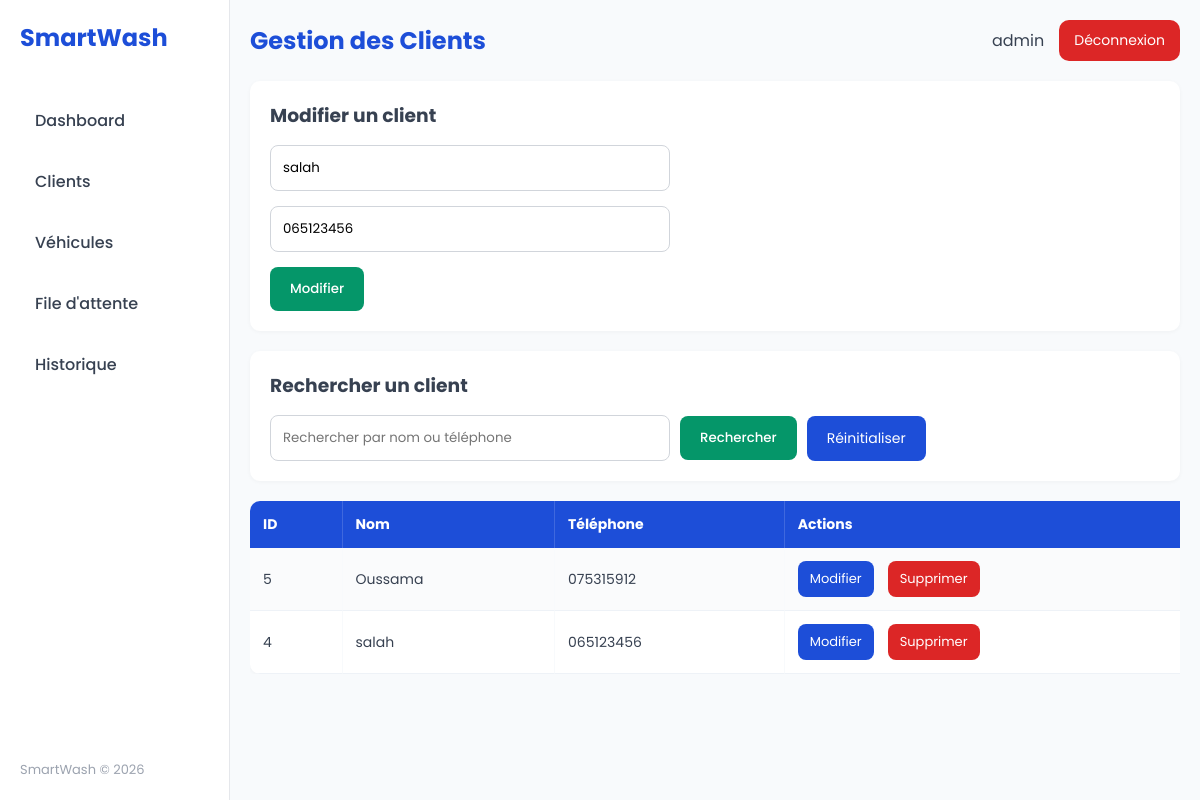
The page /SmartWash/pages/clients.php?edit=4 (signed in) on the database its author committed.
### tables this page shows
CREATE TABLE `clients` (
  `id_client` int(11) NOT NULL,
  `nom` varchar(100) NOT NULL,
  `telephone` varchar(20) NOT NULL
);

### SmartWash/pages/clients.php (the view, shortened to what this page needs)
<?php
require '../config/database.php';
$editClient = null;
if (isset($_GET['edit'])) {
    $id = $_GET['edit'];
    $stmt = $pdo->prepare("SELECT * FROM clients WHERE id_client = ?");
    $stmt->execute([$id]);
    $editClient = $stmt->fetch();
}
$search = '';
if ($search != '') {
    $sql = "SELECT * FROM clients
            WHERE nom LIKE ?
            OR telephone LIKE ?
            ORDER BY id_client DESC";
    $stmt = $pdo->prepare($sql);
    $stmt->execute(["%$search%", "%$search%"]);
    $clients = $stmt;
} else {
    $clients = $pdo->query("SELECT * FROM clients ORDER BY id_client DESC");
}
?>
<!DOCTYPE html>
<html lang="fr">
<head>
<link rel="stylesheet" href="../assets/css/style.css?v=10">
</head>
<body>
<div class="container">
    <aside class="sidebar">
        <div class="logo">
            SmartWash
        </div>
        <nav class="menu">
            <a href="dashboard.php">Dashboard</a>
            <a href="clients.php">Clients</a>
            <a href="voitures.php">Véhicules</a>
            <a href="queue.php">File d'attente</a>
            <a href="historique.php">Historique</a>
        </nav>
        <footer class="sidebar-footer">
            SmartWash © 2026
        </footer>
    </aside>
    <main class="main">
        <header class="top-bar">
            <h2>Gestion des Clients</h2>
            <div class="admin-info">
                <span>
                    <?php echo htmlspecialchars($_SESSION['admin'], ENT_QUOTES, 'UTF-8'); ?>
                </span>
                <a href="logout.php" class="logout-btn">
                    Déconnexion
                </a>
            </div>
        </header>
        <section class="form-box">
            <?php
            if ($editClient) {
                echo "<h3>Modifier un client</h3>";
            } else {
                echo "<h3>Ajouter un client</h3>";
            }
            ?>
            <form method="POST">
                <input type="text"
                       name="nom"
                       placeholder="Nom du client"
                       required
                       pattern="[a-zA-ZÀ-ÿ\s\-']+"
                       title="Veuillez saisir un nom valide (lettres, espaces, tirets, apostrophes)"
                       value="<?php
                       if ($editClient) {
                           echo htmlspecialchars($editClient['nom'], ENT_QUOTES, 'UTF-8');
                       }
                       ?>">
                <input type="text"
                       name="telephone"
                       minlength="10"
                       maxlength="10"
                       placeholder="Téléphone"
                       required
                       pattern="[0-9]{10}"
                       title="Veuillez saisir exactement 10 chiffres"
                       value="<?php
                       if ($editClient) {
                           echo htmlspecialchars($editClient['telephone'], ENT_QUOTES, 'UTF-8');
                       }
                       ?>">
                <?php
                if ($editClient) {
                    echo "<button type='submit' name='modifier'>Modifier</button>";
                } else {
                    echo "<button type='submit' name='ajouter'>Ajouter</button>";
                }
                ?>
            </form>
        </section>
        <section class="form-box">
            <h3>Rechercher un client</h3>
            <form method="GET" class="search-form">
                <input type="text"
                       name="search"
                       placeholder="Rechercher par nom ou téléphone"
                       value="<?php echo htmlspecialchars($search, ENT_QUOTES, 'UTF-8'); ?>">
                <button type="submit">
                    Rechercher
                </button>
                <a href="clients.php" class="btn-back">
                    Réinitialiser
                </a>
            </form>
        </section>
        <section class="table-container" id="resultats">
            <table>
                <tr>
                    <th>ID</th>
                    <th>Nom</th>
                    <th>Téléphone</th>
                    <th>Actions</th>
                </tr>
                <?php
                while ($client = $clients->fetch()) {
                    echo "<tr>";
                    echo "<td>" . htmlspecialchars($client['id_client'], ENT_QUOTES, 'UTF-8') . "</td>";
                    echo "<td>" . htmlspecialchars($client['nom'], ENT_QUOTES, 'UTF-8') . "</td>";
                    echo "<td>" . htmlspecialchars($client['telephone'], ENT_QUOTES, 'UTF-8') . "</td>";
                    echo "<td><div class='actions'>
                            <a class='btn-back' href='?edit=" . htmlspecialchars($client['id_client'], ENT_QUOTES, 'UTF-8') . "'>
                                Modifier
                            </a>
                            <a class='btn-delete' href='?delete=" . htmlspecialchars($client['id_client'], ENT_QUOTES, 'UTF-8') . "'>
                                Supprimer
                            </a>
                          </div></td>";
                    echo "</tr>";
                }
                ?>
            </table>
        </section>
    </main>
</div>
</body>
</html>

### SmartWash/assets/css/style.css (style rules this page uses)
* { margin:0; padding:0; box-sizing:border-box; font-family:'Poppins', Arial, sans-serif; }
body { background:#F8FAFC; color:#374151; }
.container { display:flex; min-height:100vh; }
.sidebar { width:230px; height:100vh; position:fixed; top:0; left:0; background:#FFFFFF; border-right:1px solid #e5e7eb; padding:20px; display:flex; flex-direction:column; }
.logo { font-size:24px; font-weight:700; color:#1D4ED8; margin-bottom:40px; }
.menu a { display:block; text-decoration:none; color:#374151; padding:13px 15px; margin-bottom:10px; border-radius:12px; transition:0.3s ease; font-weight:500; }
.sidebar-footer { margin-top:auto; font-size:13px; color:#9ca3af; }
.main { width:calc(100% - 230px); margin-left:230px; padding:20px; }
.top-bar { display:flex; justify-content:space-between; align-items:center; margin-bottom:20px; }
.top-bar h2 { color:#1D4ED8; }
.admin-info { display:flex; align-items:center; gap:15px; }
.logout-btn { background:#DC2626; color:white; padding:10px 15px; border-radius:10px; text-decoration:none; font-size:14px; transition:0.2s; }
.form-box { background:#FFFFFF; padding:20px; border-radius:10px; box-shadow:0 1px 4px rgba(0,0,0,.04); margin-bottom:20px; }
.form-box h3 { margin-bottom:15px; color:#374151; }
input, select { width:400px; max-width:100%; padding:12px; margin-bottom:15px; border:1px solid #d1d5db; border-radius:8px; outline:none; background:#FFFFFF; display:block; }
button { background:#059669; color:white; border:none; padding:12px 20px; border-radius:8px; cursor:pointer; font-weight:500; transition:0.2s; display:block; margin-top:5px; }
.search-form { display:flex; align-items:center; gap:10px; flex-wrap:wrap; }
.search-form input { margin-bottom:0; display:inline-block; }
.search-form a { margin-top:0; }
.search-form button { margin-top:0; }
.search-form .btn-back { padding:12px 20px; font-size:14px; }
.table-container { width:100%; overflow-x:auto; }
table { width:100%; min-width:1000px; border-collapse:separate; border-spacing:0; background:#FFFFFF; border-radius:10px; overflow:hidden; box-shadow:0 1px 4px rgba(0,0,0,.04); }
th { background:#1D4ED8; color:white; text-align:left; padding:13px; white-space:nowrap; font-size:14px; border-right:1px solid rgba(255,255,255,0.15); }
th:last-child { border-right:none; }
td { padding:13px; border-bottom:1px solid #eef2f7; border-right:1px solid #f8fafc; white-space:nowrap; font-size:14px; }
td:last-child { border-right:none; }
tr:nth-child(even) { background:#FAFBFC; }
.actions { display:flex; align-items:center; gap:14px; min-width:180px; }
.btn-back { background:#1D4ED8; color:white; padding:8px 12px; border-radius:8px; text-decoration:none; font-size:13px; display:inline-flex; align-items:center; justify-content:center; white-space:nowrap; transition:0.2s; }
.btn-delete { background:#DC2626; color:white; padding:8px 12px; border-radius:8px; text-decoration:none; font-size:13px; display:inline-flex; align-items:center; justify-content:center; white-space:nowrap; transition:0.2s; }
.card, .box, .form-box, .table-container, .login-box { animation: fadeIn 0.4s ease; }
.card, .box, .form-box, .table-container { transition:0.3s; }
.menu a, button, .btn-back, .btn-delete, .logout-btn { transition:0.3s; }
input, select { transition:0.3s; }
tr { transition:0.2s; }

### rows shown on the page
clients: nom "salah", telephone "065123456", id_client "4"
clients: id_client "5", nom "Oussama", telephone "075315912"

### other values the page prints
$_SESSION['admin'] "admin"
